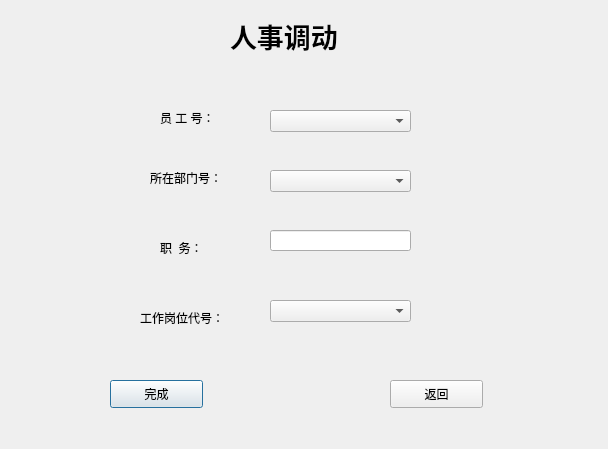
<?xml version="1.0" encoding="UTF-8"?>
<ui version="4.0">
 <class>Change</class>
 <widget class="QDialog" name="Change">
  <property name="geometry">
   <rect>
    <x>0</x>
    <y>0</y>
    <width>608</width>
    <height>449</height>
   </rect>
  </property>
  <property name="windowTitle">
   <string>人事调动</string>
  </property>
  <widget class="QLabel" name="label">
   <property name="geometry">
    <rect>
     <x>230</x>
     <y>0</y>
     <width>161</width>
     <height>71</height>
    </rect>
   </property>
   <property name="font">
    <font>
     <pointsize>20</pointsize>
     <weight>75</weight>
     <bold>true</bold>
    </font>
   </property>
   <property name="text">
    <string>人事调动</string>
   </property>
  </widget>
  <widget class="QLabel" name="label_2">
   <property name="geometry">
    <rect>
     <x>150</x>
     <y>170</y>
     <width>91</width>
     <height>16</height>
    </rect>
   </property>
   <property name="text">
    <string>所在部门号：</string>
   </property>
  </widget>
  <widget class="QLabel" name="label_3">
   <property name="geometry">
    <rect>
     <x>160</x>
     <y>240</y>
     <width>72</width>
     <height>15</height>
    </rect>
   </property>
   <property name="text">
    <string>职  务：</string>
   </property>
  </widget>
  <widget class="QLabel" name="label_4">
   <property name="geometry">
    <rect>
     <x>140</x>
     <y>310</y>
     <width>101</width>
     <height>16</height>
    </rect>
   </property>
   <property name="text">
    <string>工作岗位代号：</string>
   </property>
  </widget>
  <widget class="QPushButton" name="pushButton">
   <property name="geometry">
    <rect>
     <x>110</x>
     <y>380</y>
     <width>93</width>
     <height>28</height>
    </rect>
   </property>
   <property name="text">
    <string>完成</string>
   </property>
  </widget>
  <widget class="QPushButton" name="pushButton_2">
   <property name="geometry">
    <rect>
     <x>390</x>
     <y>380</y>
     <width>93</width>
     <height>28</height>
    </rect>
   </property>
   <property name="text">
    <string>返回</string>
   </property>
  </widget>
  <widget class="QComboBox" name="comboBox">
   <property name="geometry">
    <rect>
     <x>270</x>
     <y>110</y>
     <width>141</width>
     <height>22</height>
    </rect>
   </property>
  </widget>
  <widget class="QLineEdit" name="a">
   <property name="geometry">
    <rect>
     <x>270</x>
     <y>230</y>
     <width>141</width>
     <height>21</height>
    </rect>
   </property>
  </widget>
  <widget class="QComboBox" name="comboBox_2">
   <property name="geometry">
    <rect>
     <x>270</x>
     <y>170</y>
     <width>141</width>
     <height>22</height>
    </rect>
   </property>
  </widget>
  <widget class="QLabel" name="label_5">
   <property name="geometry">
    <rect>
     <x>160</x>
     <y>110</y>
     <width>72</width>
     <height>15</height>
    </rect>
   </property>
   <property name="text">
    <string>员 工 号：</string>
   </property>
  </widget>
  <widget class="QComboBox" name="comboBox_3">
   <property name="geometry">
    <rect>
     <x>270</x>
     <y>300</y>
     <width>141</width>
     <height>22</height>
    </rect>
   </property>
  </widget>
 </widget>
 <resources/>
 <connections/>
</ui>
